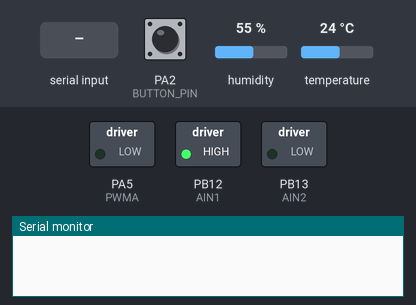
Bench run of a sketch on a simulated STM32 Blue Pill. On the bench: switched loads named in the sketch (green lamp = pin HIGH), the last lines printed to the serial monitor. Inputs (shaded band) come from the test bench; at power-on: PA2 (BUTTON_PIN) HIGH, humidity 55 %, temperature 24 °C.

Above: at 1.2 s.
1.3 s: PA2 (BUTTON_PIN) pulled LOW for 0.15 s
At 2.0 s:
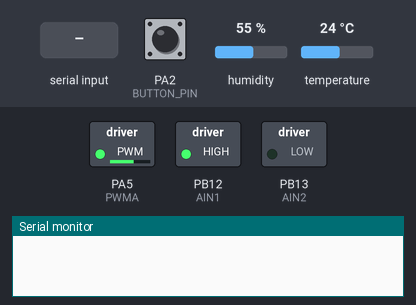
2.9 s: "FAN_OFF\n" received over Serial
At 3.2 s:
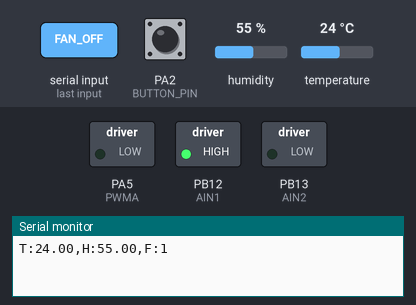
4.4 s: "FAN_ON\n" received over Serial
At 5.6 s:
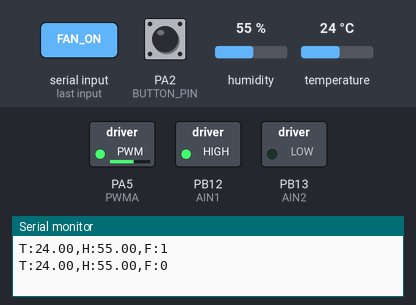
5.9 s: PA2 (BUTTON_PIN) pulled LOW for 1 s
At 6.7 s:
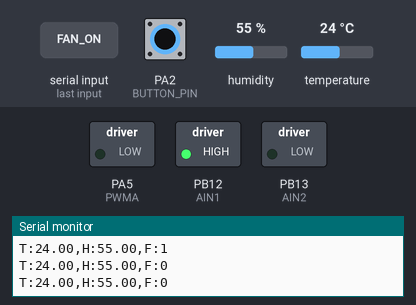
Timing chart, 0 to 8.9 s (numbered marks = the images above; inputs shaded):
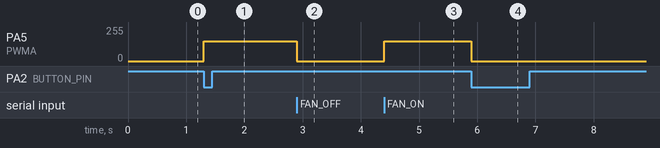

Measured:
- after the input at 1.3 s, PA5 (PWMA): 0/255 → 150/255 at once
- after the input at 2.9 s, PA5 (PWMA): 150/255 → 0/255 at once
- after the input at 4.4 s, PA5 (PWMA): 0/255 → 150/255 at once
- after the input at 5.9 s, PA5 (PWMA): 150/255 → 0/255 at once

The sketch:

pi_control_fan_dht11.ino
```cpp
// ============================================================
// STM32F103 + DHT11 + TB6612 风扇 —— 树莓派远程控制（STM32 端）
// 链路：树莓派 --MQTT--> ESP32 --UART--> STM32
//   · 每 2 秒串口上报：T:温度,H:湿度,F:风扇(0/1)
//   · 接收串口指令：FAN_ON / FAN_OFF
//   · 保留本地物理按键切换风扇
// 串口：Serial(PA9/PA10) @9600，接 ESP32 的 GPIO17/GPIO16
// ============================================================
#include <DHT.h>

// --- 引脚定义 ---
#define DHTPIN PA0
#define DHTTYPE DHT11
#define AIN1 PB12
#define AIN2 PB13
#define PWMA PA5
#define BUTTON_PIN PA2

DHT dht(DHTPIN, DHTTYPE);

bool isFanOn = false;
int lastButtonState = HIGH;

unsigned long lastDhtReadTime = 0;
unsigned long lastSerialSendTime = 0;
const long dhtInterval = 2000;
const long serialInterval = 2000;
float currentTemp = 0.0;
float currentHumi = 0.0;

void setup() {
  pinMode(AIN1, OUTPUT);
  pinMode(AIN2, OUTPUT);
  pinMode(PWMA, OUTPUT);
  pinMode(BUTTON_PIN, INPUT_PULLUP);

  // 初始状态：停止
  digitalWrite(AIN1, HIGH);
  digitalWrite(AIN2, LOW);
  analogWrite(PWMA, 0);

  // 串口：向 ESP32 上报数据、接收指令
  Serial.begin(9600);
  Serial.setTimeout(10);  // 防止 readStringUntil 阻塞导致按键失灵

  dht.begin();
}

void loop() {
  unsigned long currentMillis = millis();

  // 任务1：本地物理按键
  int currentButtonState = digitalRead(BUTTON_PIN);
  if (currentButtonState == LOW && lastButtonState == HIGH) {
    isFanOn = !isFanOn;
    analogWrite(PWMA, isFanOn ? 150 : 0);
    delay(50);
  }
  lastButtonState = currentButtonState;

  // 任务2：读 DHT11（2 秒一次）
  if (currentMillis - lastDhtReadTime >= dhtInterval) {
    lastDhtReadTime = currentMillis;
    float t = dht.readTemperature();
    float h = dht.readHumidity();
    if (!isnan(t) && !isnan(h)) {
      currentTemp = t;
      currentHumi = h;
    }
  }

  // 任务3：接收 ESP32 下发的远程指令
  if (Serial.available() > 0) {
    String cmd = Serial.readStringUntil('\n');
    cmd.trim();
    if (cmd == "FAN_ON") {
      isFanOn = true;
      analogWrite(PWMA, 150);
    } else if (cmd == "FAN_OFF") {
      isFanOn = false;
      analogWrite(PWMA, 0);
    }
  }

  // 任务4：向 ESP32 上报（2 秒一次）
  if (currentMillis - lastSerialSendTime >= serialInterval) {
    lastSerialSendTime = currentMillis;
    Serial.print("T:");
    Serial.print(currentTemp);
    Serial.print(",H:");
    Serial.print(currentHumi);
    Serial.print(",F:");
    Serial.println(isFanOn ? 1 : 0);
  }
}
```
